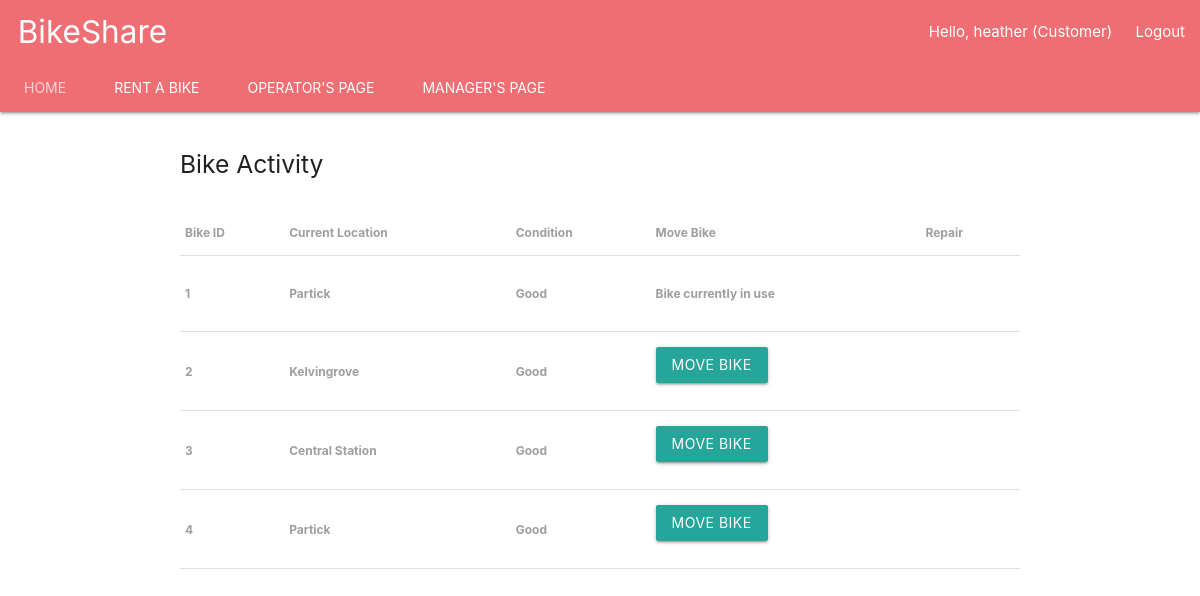
Screenshot of /operator/ (signed in) with the database file from the repository.
### account/models.py (models this page shows, shortened)
class Account(AbstractBaseUser):
    username = models.CharField(max_length=30, unique=True)
    email = models.EmailField(verbose_name='email', max_length=60, unique=True)
    date_joined = models.DateTimeField(verbose_name='date joined', auto_now_add=True)
    last_login = models.DateTimeField(verbose_name='last login', auto_now=True)
    role = models.CharField(max_length=10, choices=ROLE_CHOICES, default='Customer')
    is_admin = models.BooleanField(default=False)
    is_active = models.BooleanField(default=True)
    is_staff = models.BooleanField(default=False)
    is_superuser = models.BooleanField(default=False)
    hires_in_progress = models.IntegerField(default=0)
    current_location = models.CharField(max_length=30, default="")
    wallet_balance = models.FloatField(default=0.00)
    amount_owed = models.FloatField(default=0.00)
    USERNAME_FIELD = 'username'
    REQUIRED_FIELDS = ['role', 'email']
    objects = MyAccountManager()

### BikeShare/models.py (models this page shows, shortened)
class Bike(models.Model):
    in_use = models.BooleanField(default=False)
    is_faulty = models.BooleanField(default=False)
    station = models.ForeignKey(Station, on_delete=models.CASCADE)
    class Meta:
        verbose_name_plural = 'Bikes'
    def condition(self):
        if self.is_faulty:
            return "Faulty"
        else:
            return "Good"

class Station(models.Model):
    station_name = models.CharField(max_length=100, default="")
    station_latitude = models.FloatField(null=True)
    station_longitude = models.FloatField(null=True)
    def __str__(self):
        return self.station_name

### BikeShare/views.py (the view)
# urls.py: path('operator/', views.operator_page, name='bikeshare-operator'),
def operator_page(request):
    faultybikes = Bike.objects.all().filter(is_faulty=True)
    all_bikes = Bike.objects.all().filter()
    move_stations = Station.objects.all()
    context = {
        'faulty_bikes': faultybikes,
        'all_bikes': all_bikes,
        'move_stations': move_stations}
    return render(request, 'operator_page.html', context=context)

### BikeShare/templates/operator_page.html (shortened to what this page needs)
{% extends 'base.html' %}
{% block content %}
<br>
<h5>Bike Activity</h5>
<br>
    <table>
        <thead>
        <tr>
            <th><label>Bike ID</label></th>
            <th><label>Current Location</label></th>
            <th><label>Condition</label></th>
            <th><label>Move Bike</label></th>
            <th><label>Repair</label></th>
        </tr>
        </thead>
    <tbody>
    {% for bike in all_bikes %}
    <tr>
    <th><label>{{ bike.id }}</label></th>
        <th><label>{{ bike.station }}</label></th>
    <th><label> {{ bike.condition }}</label></th>
    <th><label>    {% if bike.in_use %} <br>Bike currently in use<br><br> {% else %}
   <form action="{% url 'bikeshare:move_bike' bike.id %}" method="post">{% csrf_token %}
       <button type="submit" class="cancelbtn waves-effect waves-light btn" name="return_station">Move Bike</button><br>
   </form>
    {% endif %}
    </label></th>
        <th>
    </th>
    </tr>
    {% endfor %}
    </tbody>
    </table>
{% endblock %}

### BikeShare/templates/navbar.html (shortened to what this page needs)
{% block content %}
<body>
 <nav class="nav-extended">
    <div class="nav-wrapper">
      <a href="#" class="brand-logo"> &nbsp; BikeShare</a>
      <ul id="nav-mobile" class="right hide-on-med-and-down">
          <li>
              {% if request.user.is_authenticated  %}
                  <li class="tab">Hello, {{ request.user.username }} ({{ request.user.role }}) &nbsp; </li><li> <a href="{% url 'bikeshare:logout' %}">Logout</a></a></li>
            {% else %}
                  <li>   <a href="{% url 'bikeshare:login' %}">Login </li></a><li> <a href="{% url 'bikeshare:signup' %}"> Register</a></li>
        {% endif %}
          </li>
      </ul>
    </div>
    <div class="nav-content">
      <ul class="tabs tabs-transparent">
        <li class="tab"><a href="{% url 'bikeshare:bikeshare-main' %}">Home</a></li>
          {% if request.user.is_superuser %}
        <li class="tab"><a class="active" href="{% url 'bikeshare:bikeshare-customer' %}">Rent A Bike</a></li>
          <li class="tab"><a class="active" href="{% url 'bikeshare:bikeshare-operator' %}">Operator's Page</a></li>
         <li class="tab"><a class="active" href="{% url 'bikeshare:bikeshare-manager' %}">Manager's Page</a></li>
        {% elif request.user.role == 'Customer' %}
        <li class="tab"><a class="active" href="{% url 'bikeshare:bikeshare-customer' %}">Rent A Bike</a></li>
          {% elif request.user.role == 'Operator' %}
          <li class="tab"><a class="active" href="{% url 'bikeshare:bikeshare-operator' %}">Operator's Page</a></li>
         {% elif request.user.role == 'Manager' %}
         <li class="tab"><a class="active" href="{% url 'bikeshare:bikeshare-manager' %}">Manager's Page</a></li>
        {% endif %}
      </ul>
    </div>
  </nav>
{% endblock %}

### rows the page displays
Account: user.username "heather", user.role "Customer"
Bike: id "1", station "Partick", condition "Good", in_use "Bike currently in use"
Bike: id "2", station "Kelvingrove", condition "Good", in_use "MOVE BIKE"
Bike: id "3", station "Central Station", condition "Good", in_use "MOVE BIKE"
Bike: id "4", station "Partick", condition "Good", in_use "MOVE BIKE"
